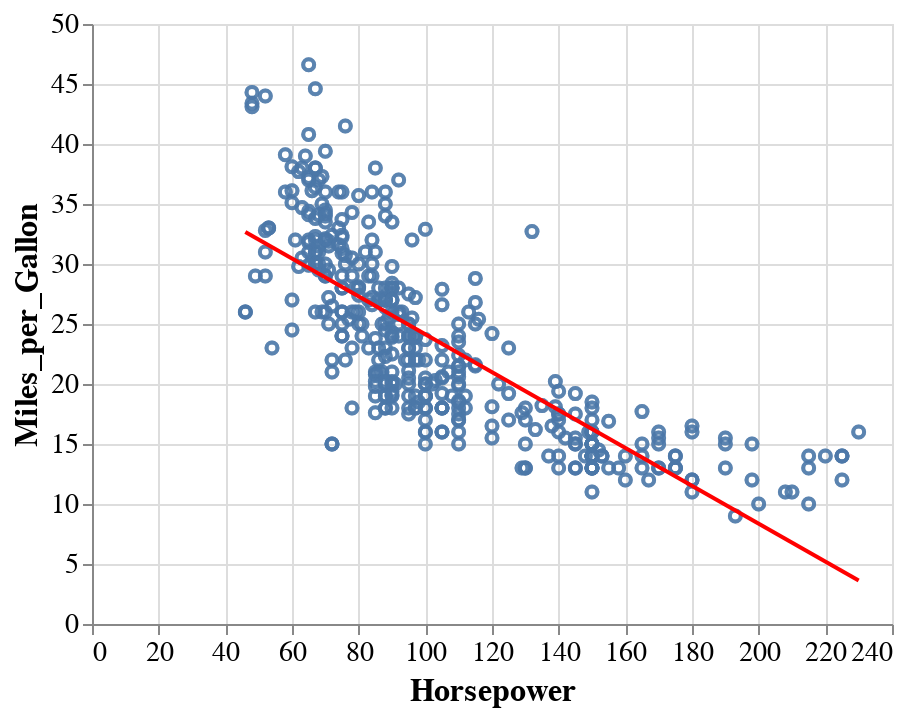

The cell this chart's notebook holds for it:
### Code cell
chart = alt.Chart(mpg).mark_point().encode(
    x='Horsepower',
    y='Miles_per_Gallon'    
)

reg_line = chart + chart.transform_regression('Horsepower', 'Miles_per_Gallon').mark_line(color="red")

alt.layer(chart, reg_line).configure_axis(
    labelFontSize=14, # change axes label font size
    titleFontSize=16  # change axes title font size
)

### Figure 1 — Vega-Lite specification as saved in the notebook (floating-point values rounded to 4 significant figures; data arrays with more than 128 entries replaced by an {"elided": "..."} marker saying what was removed)
{"config": {"view": {"continuousWidth": 400, "continuousHeight": 300}, "axis": {"labelFontSize": 14, "titleFontSize": 16}}, "layer": [{"mark": "point", "encoding": {"x": {"type": "quantitative", "field": "Horsepower"}, "y": {"type": "quantitative", "field": "Miles_per_Gallon"}}}, {"layer": [{"mark": "point", "encoding": {"x": {"type": "quantitative", "field": "Horsepower"}, "y": {"type": "quantitative", "field": "Miles_per_Gallon"}}}, {"mark": {"type": "line", "color": "red"}, "encoding": {"x": {"type": "quantitative", "field": "Horsepower"}, "y": {"type": "quantitative", "field": "Miles_per_Gallon"}}, "transform": [{"on": "Horsepower", "regression": "Miles_per_Gallon"}]}]}], "data": {"name": "data-dbdd742a484e32e9be8aa4f8f1b9e2ce"}, "$schema": "https://vega.github.io/schema/vega-lite/v4.0.2.json", "datasets": {"data-dbdd742a484e32e9be8aa4f8f1b9e2ce": {"elided": "392 records"}}}
